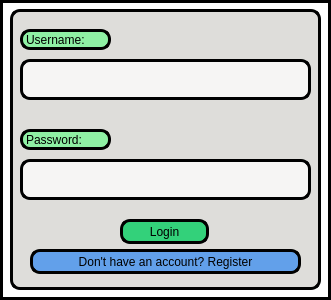
<?xml version="1.0" encoding="UTF-8"?>
<ui version="4.0">
 <class>login_register_window</class>
 <widget class="QDialog" name="login_register_window">
  <property name="geometry">
   <rect>
    <x>0</x>
    <y>0</y>
    <width>331</width>
    <height>300</height>
   </rect>
  </property>
  <property name="windowTitle">
   <string>login_register_window</string>
  </property>
  <property name="styleSheet">
   <string notr="true">background-color:rgb(255, 255, 255);
border: 3px solid rgb(0, 0, 0);
border-radius: 0px;
</string>
  </property>
  <widget class="QFrame" name="frame">
   <property name="geometry">
    <rect>
     <x>10</x>
     <y>9</y>
     <width>311</width>
     <height>281</height>
    </rect>
   </property>
   <property name="styleSheet">
    <string notr="true">background-color:rgb(222, 221, 218);
border: 3px solid rgb(0, 0, 0);
border-radius: 10px;
</string>
   </property>
   <property name="frameShape">
    <enum>QFrame::StyledPanel</enum>
   </property>
   <property name="frameShadow">
    <enum>QFrame::Raised</enum>
   </property>
   <widget class="QLabel" name="username_label">
    <property name="geometry">
     <rect>
      <x>10</x>
      <y>20</y>
      <width>91</width>
      <height>21</height>
     </rect>
    </property>
    <property name="styleSheet">
     <string notr="true">background-color: rgb(143, 240, 164);
border: 3px solid rgb(0, 0, 0);
border-radius: 10px;
</string>
    </property>
    <property name="text">
     <string>Username:</string>
    </property>
   </widget>
   <widget class="QLabel" name="password_label">
    <property name="geometry">
     <rect>
      <x>10</x>
      <y>120</y>
      <width>91</width>
      <height>21</height>
     </rect>
    </property>
    <property name="styleSheet">
     <string notr="true">background-color: rgb(143, 240, 164);
border: 3px solid rgb(0, 0, 0);
border-radius: 10px;
</string>
    </property>
    <property name="text">
     <string>Password:</string>
    </property>
   </widget>
   <widget class="QPushButton" name="login_button">
    <property name="geometry">
     <rect>
      <x>110</x>
      <y>210</y>
      <width>89</width>
      <height>25</height>
     </rect>
    </property>
    <property name="styleSheet">
     <string notr="true">background-color: rgb(51, 209, 122);</string>
    </property>
    <property name="text">
     <string>Login</string>
    </property>
   </widget>
   <widget class="QPushButton" name="register_button">
    <property name="geometry">
     <rect>
      <x>20</x>
      <y>240</y>
      <width>271</width>
      <height>25</height>
     </rect>
    </property>
    <property name="styleSheet">
     <string notr="true">background-color: rgb(98, 160, 234);</string>
    </property>
    <property name="text">
     <string>Don't have an account? Register</string>
    </property>
   </widget>
   <widget class="QLineEdit" name="password_lineEdit">
    <property name="geometry">
     <rect>
      <x>10</x>
      <y>150</y>
      <width>291</width>
      <height>41</height>
     </rect>
    </property>
    <property name="styleSheet">
     <string notr="true">background-color: rgb(246, 245, 244);</string>
    </property>
    <property name="echoMode">
     <enum>QLineEdit::Password</enum>
    </property>
   </widget>
   <widget class="QLineEdit" name="username_lineEdit">
    <property name="geometry">
     <rect>
      <x>10</x>
      <y>50</y>
      <width>291</width>
      <height>41</height>
     </rect>
    </property>
    <property name="styleSheet">
     <string notr="true">background-color: rgb(246, 245, 244);</string>
    </property>
   </widget>
  </widget>
 </widget>
 <resources/>
 <connections/>
</ui>
